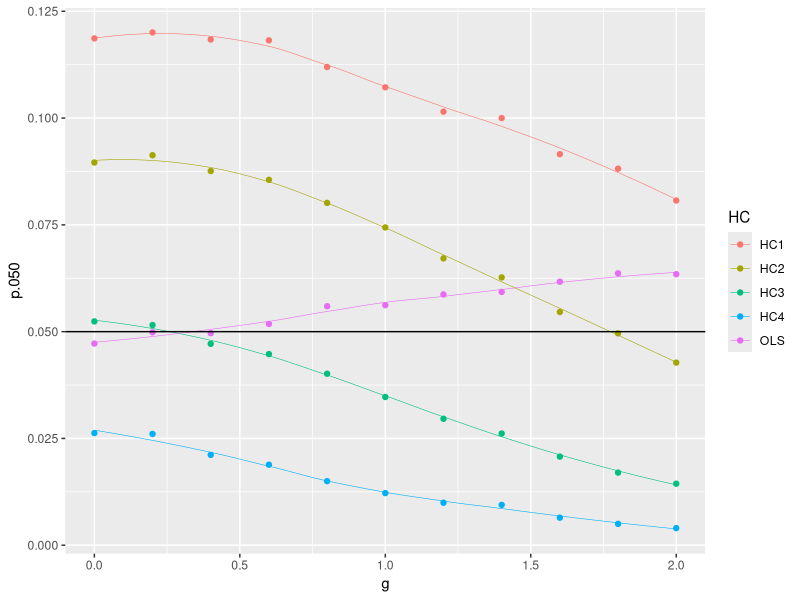
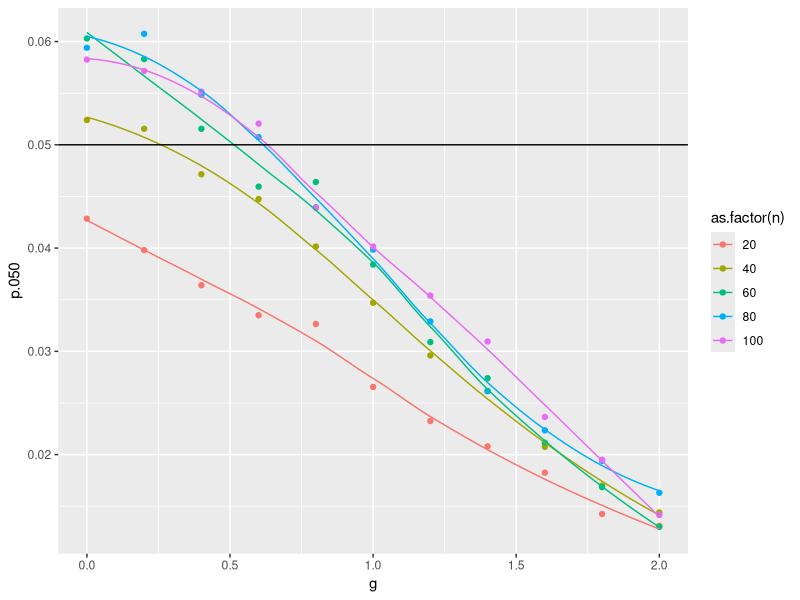
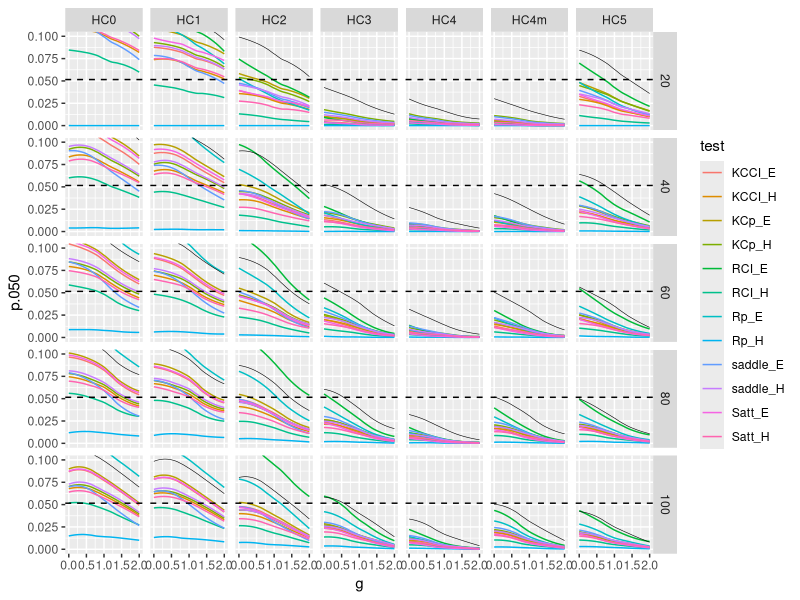
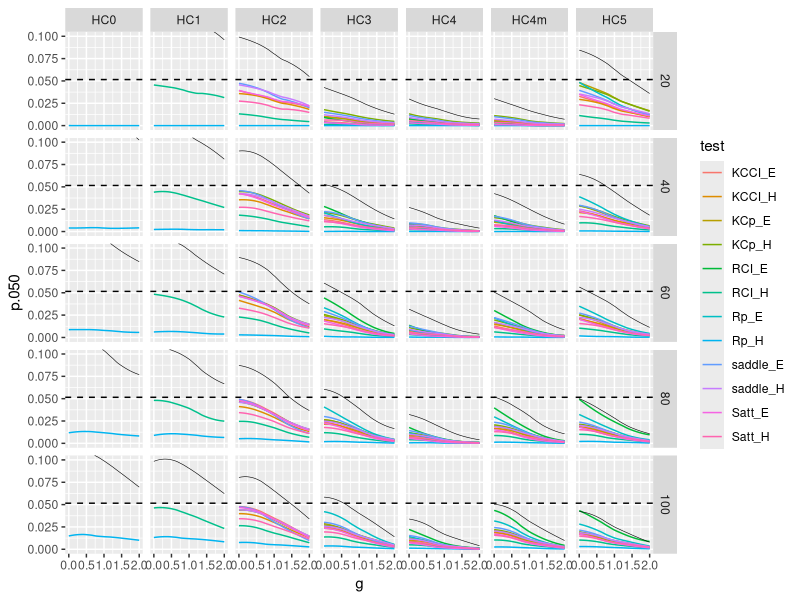
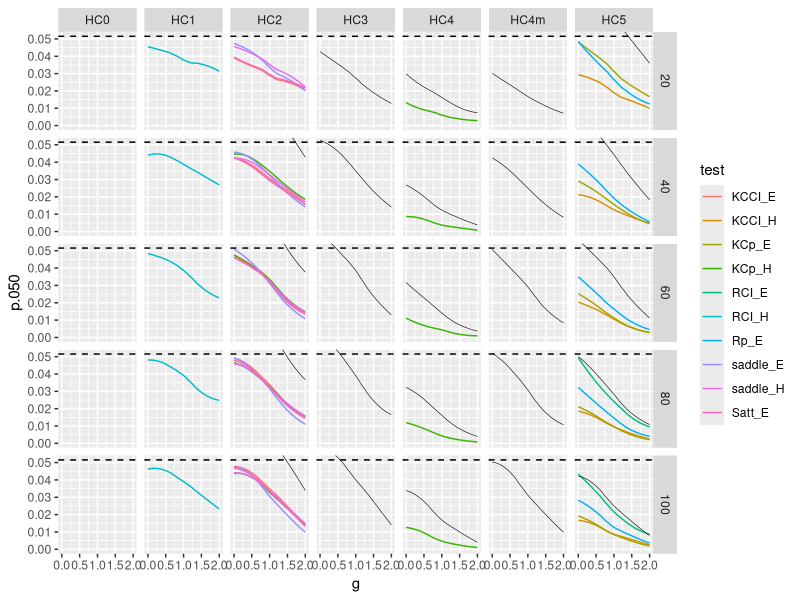
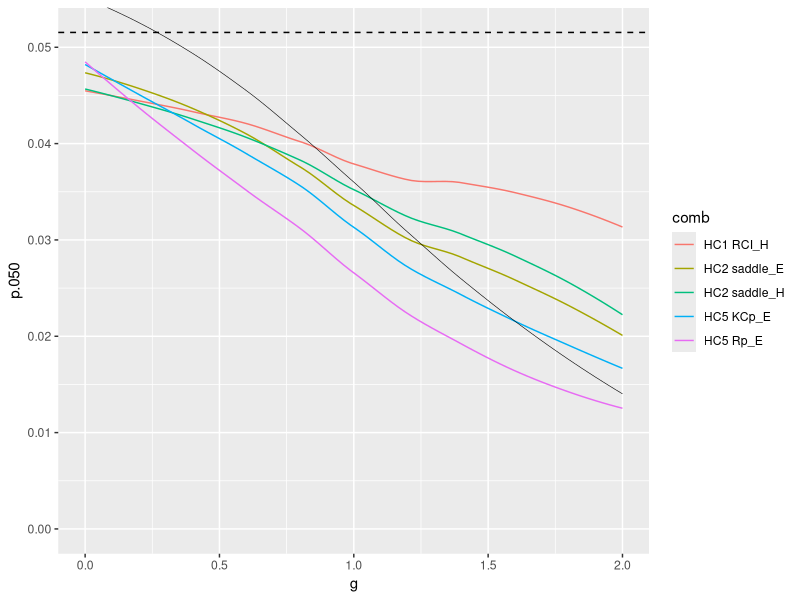
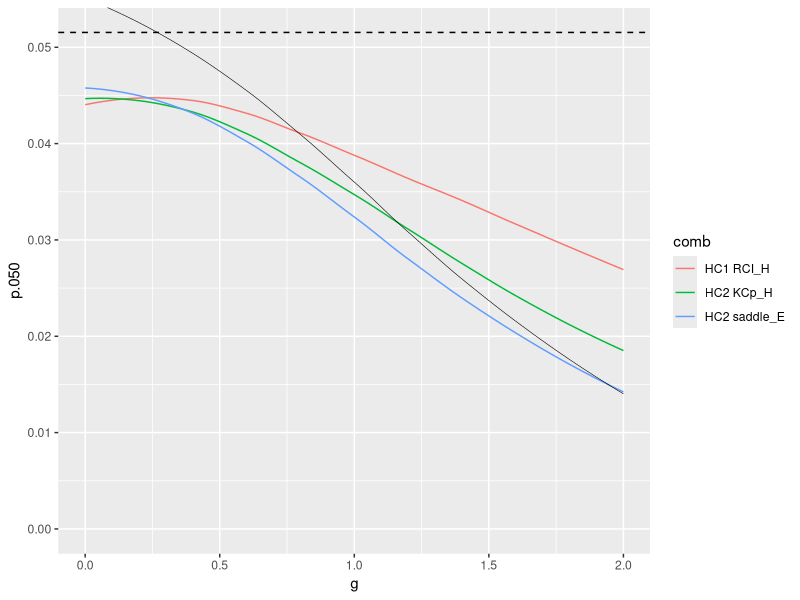
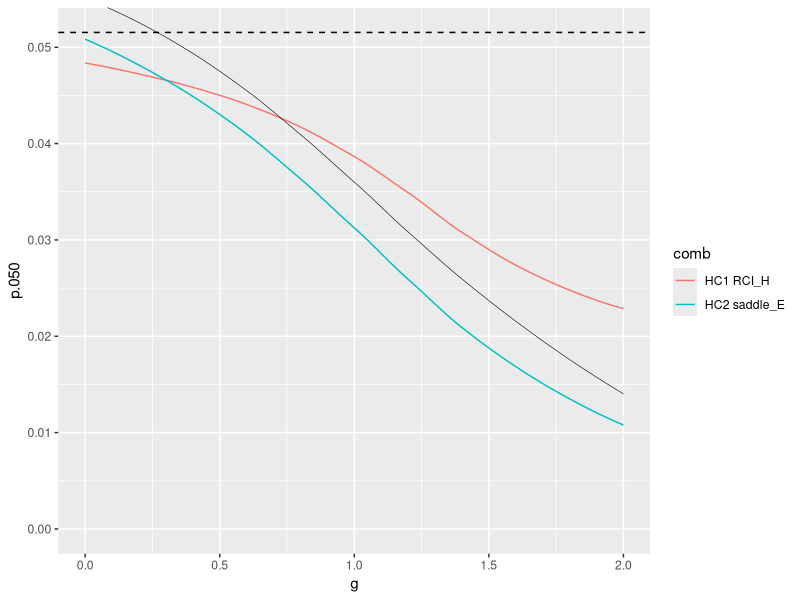

The R script that drew these images, in order:
rm(list = ls())

library(dplyr)
library(ggplot2)

df <- read.csv("Results/MacKinnon/20161016.csv")

df <- filter(df, !(HC == "OLS" & test %in% levels(df$test)[-5]))

MCSE <- function(a, k = 20000) sqrt((a * (1-a))/k)

#-------------------------------
# MacKinnon Plots
#-------------------------------

filter(df, n == 40, test == "naive", criterion == "size", coef == "x4", HC %in% c("HC1", "HC2", "HC3", "HC4", "OLS")) %>%
  ggplot(aes(x = g,
             y = p.050,
             color = HC)) +
  geom_point() + 
  geom_smooth(method = "loess", size = .2, se = F) +
  geom_hline(yintercept = .05)


filter(df, test == "naive", criterion == "size", coef == "x4", HC == "HC3") %>%
  ggplot(aes(x = g,
             y = p.050,
             color = as.factor(n))) +
  geom_point() + 
  geom_smooth(method = "loess", size = .5, se = F) +
  geom_hline(yintercept = .05)


#-------------------------------
# g by .005, HC ~ n, color = test
#-------------------------------

pv <- .050
filter(df, HC != "OLS", test != "naive") %>%
  ggplot(aes(x = g,
             y = p.050,
             color = test)) +
  #geom_point() + 
  geom_smooth(method = "loess", size = .5, se = F) +
  geom_hline(yintercept = pv + MCSE(pv),
             linetype = "dashed") +
  # geom_hline(yintercept = pv) +
  facet_grid(n ~ HC) +
#   geom_smooth(data = filter(df, HC == "OLS") %>% select(-HC),
#               color = "black",
#               linetype = "dashed",
#               size = .2, 
#               se = F) +
  geom_smooth(data = filter(df, HC != "OLS" & test == "naive"),
              color = "black",
              size = .2, 
              se = F) -> fig1

fig1 + coord_cartesian(ylim = c(0, 2*pv))

filter(df, HC != "OLS", test != "naive") %>%
  group_by(HC, test, n) %>%
  mutate(excl = prod(p.050 < pv + MCSE(pv))) %>%
  filter(excl == 1) %>%
  ggplot(aes(x = g,
             y = p.050,
             color = test)) +
  geom_smooth(method = "loess", size = .5, se = F) +
  geom_hline(yintercept = pv + MCSE(pv),
             linetype = "dashed") +
  facet_grid(n ~ HC) +
  geom_smooth(data = filter(df, HC != "OLS" & test == "naive"),
              color = "black",
              size = .2, 
              se = F) -> fig1

fig1 + coord_cartesian(ylim = c(0, 2*pv))

incl <- c("HC1 RCI_H", "HC2 saddle_E", "HC2 saddle_H", "HC2 KCp_H", "HC2 KCCI_E", "HC2 Satt_E",
          "HC4 KCp_H", "HC5 KCCI_H",
          "HC5 KCp_E", "HC5 RCI_E", "HC5 Rp_E")

filter(df, HC != "OLS", test != "naive") %>%
  mutate(comb = paste(HC, test)) %>%
  group_by(HC, test, n) %>%
  mutate(excl = prod(p.050 < pv + MCSE(pv))) %>%
  filter(excl == 1, (comb %in% incl)) %>%
  ggplot(aes(x = g,
             y = p.050,
             color = test)) +
  geom_smooth(method = "loess", size = .5, se = F) +
  geom_hline(yintercept = pv + MCSE(pv),
             linetype = "dashed") +
  facet_grid(n ~ HC) +
  geom_smooth(data = filter(df, HC != "OLS" & test == "naive"),
              color = "black",
              size = .2, 
              se = F) -> fig1

fig1 + coord_cartesian(ylim = c(0, pv + MCSE(pv)))

##############
# n = 20
##############
pv <- .050

incl <- c("HC1 RCI_H", "HC2 saddle_E", "HC2 saddle_H", "HC2 KCp_H",
          "HC5 KCp_E", "HC5 RCI_E", "HC5 Rp_E")

filter(df, HC != "OLS", test != "naive", n == 20) %>%
  mutate(comb = paste(HC, test)) %>%
  group_by(HC, test, n) %>%
  mutate(excl = prod(p.050 < pv + MCSE(pv))) %>%
  filter(excl == 1, (comb %in% incl)) %>%
  ggplot(aes(x = g,
             y = p.050,
             color = comb)) +
  geom_smooth(method = "loess", size = .5, se = F) +
  geom_hline(yintercept = pv + MCSE(pv),
             linetype = "dashed") +
  geom_smooth(data = filter(df, HC == "HC3" & test == "naive"),
              color = "black",
              size = .2, 
              se = F) -> fig1

fig1 + coord_cartesian(ylim = c(0, pv + MCSE(pv)))


##############
# n = 40
##############
incl <- c("HC1 RCI_H", "HC2 saddle_E", "HC2 KCp_H")

filter(df, HC != "OLS", test != "naive", n == 40) %>%
  mutate(comb = paste(HC, test)) %>%
  group_by(HC, test, n) %>%
  mutate(excl = prod(p.050 < pv + MCSE(pv))) %>%
  filter(excl == 1, (comb %in% incl)) %>%
  ggplot(aes(x = g,
             y = p.050,
             color = comb)) +
  geom_smooth(method = "loess", size = .5, se = F) +
  geom_hline(yintercept = pv + MCSE(pv),
             linetype = "dashed") +
  geom_smooth(data = filter(df, HC == "HC3" & test == "naive"),
              color = "black",
              size = .2, 
              se = F) -> fig1

fig1 + coord_cartesian(ylim = c(0, pv + MCSE(pv)))


##############
# n = 60
##############
incl <- c("HC1 RCI_H", "HC2 saddle_E")


filter(df, HC != "OLS", test != "naive", n == 60) %>%
  mutate(comb = paste(HC, test)) %>%
  group_by(HC, test, n) %>%
  mutate(excl = prod(p.050 < pv + MCSE(pv))) %>%
  filter(excl == 1, (comb %in% incl)) %>%
  ggplot(aes(x = g,
             y = p.050,
             color = comb)) +
  geom_smooth(method = "loess", size = .5, se = F) +
  geom_hline(yintercept = pv + MCSE(pv),
             linetype = "dashed") +
  geom_smooth(data = filter(df, HC == "HC3" & test == "naive"),
              color = "black",
              size = .2, 
              se = F) -> fig1

fig1 + coord_cartesian(ylim = c(0, pv + MCSE(pv)))

##############
# n = 80
##############
incl <- c("HC1 RCI_H", "HC2 saddle_E", "HC2 KCCI_E")


filter(df, HC != "OLS", test != "naive", n == 80) %>%
  mutate(comb = paste(HC, test)) %>%
  group_by(HC, test, n) %>%
  mutate(excl = prod(p.050 < pv + MCSE(pv))) %>%
  filter(excl == 1, (comb %in% incl)) %>%
  ggplot(aes(x = g,
             y = p.050,
             color = comb)) +
  geom_smooth(method = "loess", size = .5, se = F) +
  geom_hline(yintercept = pv + MCSE(pv),
             linetype = "dashed") +
  geom_smooth(data = filter(df, HC == "HC3" & test == "naive"),
              color = "black",
              size = .2, 
              se = F) -> fig1

fig1 + coord_cartesian(ylim = c(0, pv + MCSE(pv)))

##############
# n = 100
##############
incl <- c("HC1 RCI_H", "HC2 KCCI_E")


filter(df, HC != "OLS", test != "naive", n == 100) %>%
  mutate(comb = paste(HC, test)) %>%
  group_by(HC, test, n) %>%
  mutate(excl = prod(p.050 < pv + MCSE(pv))) %>%
  filter(excl == 1, (comb %in% incl)) %>%
  ggplot(aes(x = g,
             y = p.050,
             color = comb)) +
  geom_smooth(method = "loess", size = .5, se = F) +
  geom_hline(yintercept = pv + MCSE(pv),
             linetype = "dashed") +
  geom_smooth(data = filter(df, HC == "HC3" & test == "naive"),
              color = "black",
              size = .2, 
              se = F) -> fig1

fig1 + coord_cartesian(ylim = c(0, pv + MCSE(pv)))